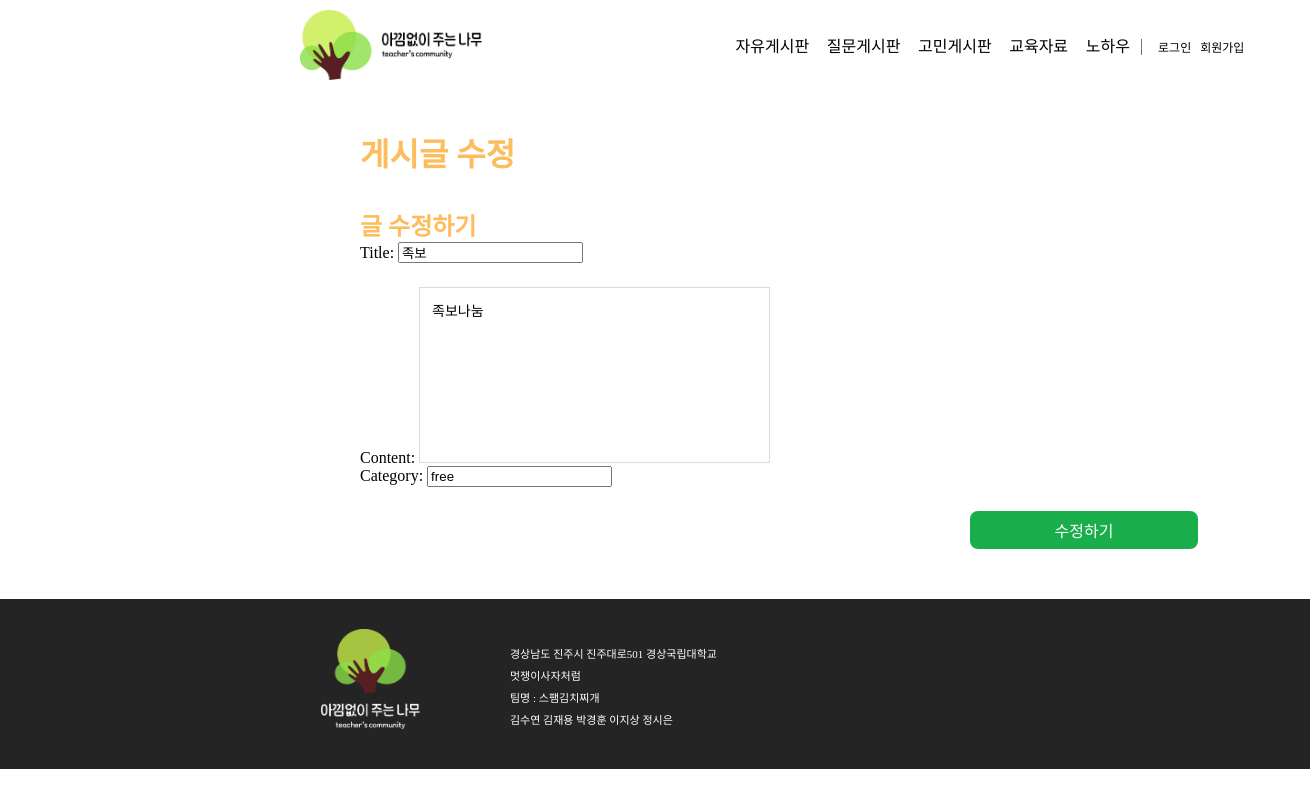
The page /update_post/1 on the database as committed earlier.
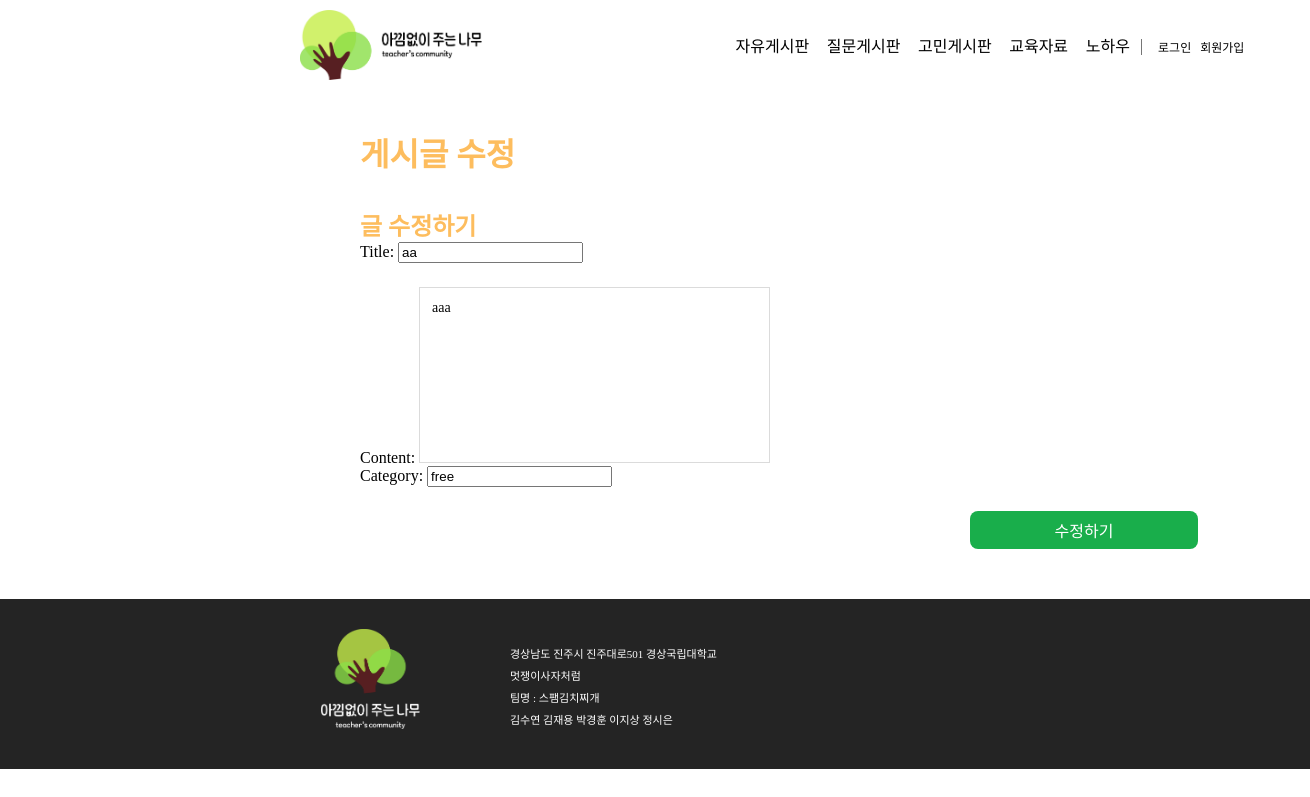
The same page on the database as committed later.
### teacher_community/models.py (models this page shows, shortened)
class Post(models.Model):
    author = models.ForeignKey(Teacher, related_name='post_author', on_delete=models.CASCADE)
    title = models.CharField(max_length=255)
    content = models.TextField()
    created_at = models.DateTimeField(auto_now_add=True)
    updated_at = models.DateTimeField(auto_now=True)
    views = models.PositiveIntegerField(default=0)  # 조회수 필드 추가
    category = models.CharField(max_length=10)
    file = models.FileField(upload_to='post_files/', blank=True, null=True)  # 파일 첨부 필드
    class Meta:
        ordering = ['-created_at']  # 최신 글이 먼저 오도록 정렬

### teacher_community/views.py (the view)
# urls.py: path('update_post/<int:post_id>', views.update_post, name='update_post'),
def update_post(request, post_id):
    post = get_object_or_404(Post, id=post_id)
    if request.method == 'POST':
        form = PostForm(request.POST, instance=post)
        if form.is_valid():
            form.save()
            return redirect(f'{post.category}_board')
    else:
        form = PostForm(instance=post)
    return render(request, 'update_post.html', {'form': form, 'post': post})

### teacher_community/forms.py
class PostForm(forms.ModelForm):
    class Meta:
        model = Post
        fields = ['title', 'content', 'category']

### templates/update_post.html (shortened to what this page needs)
{% extends 'nav_footer.html' %}
{% load static %}
{% block content %}
<!DOCTYPE html>
<html lang="ko">
<head>
    <link rel="stylesheet" href="{% static 'css/writepage.css' %}">
</head>
<body>
    <div class="write_wrapper">
        <div class="Title">
            <h2>게시글 수정</h2>
        </div>
        <div class="Write">
            <h4>글 수정하기</h4>
        </div>
        <form action="{% url 'update_post' post_id=post.id %}" method="post">
            {{ form.as_p }}
            <button type="submit"><p>수정하기</p></button>
        </form>
    </div>
</body>
</html>
{% endblock %}

Rows that differ between the two databases and show on the page:
changed Post "free": title "족보" → "aa"; content "족보나눔" → "aaa"
